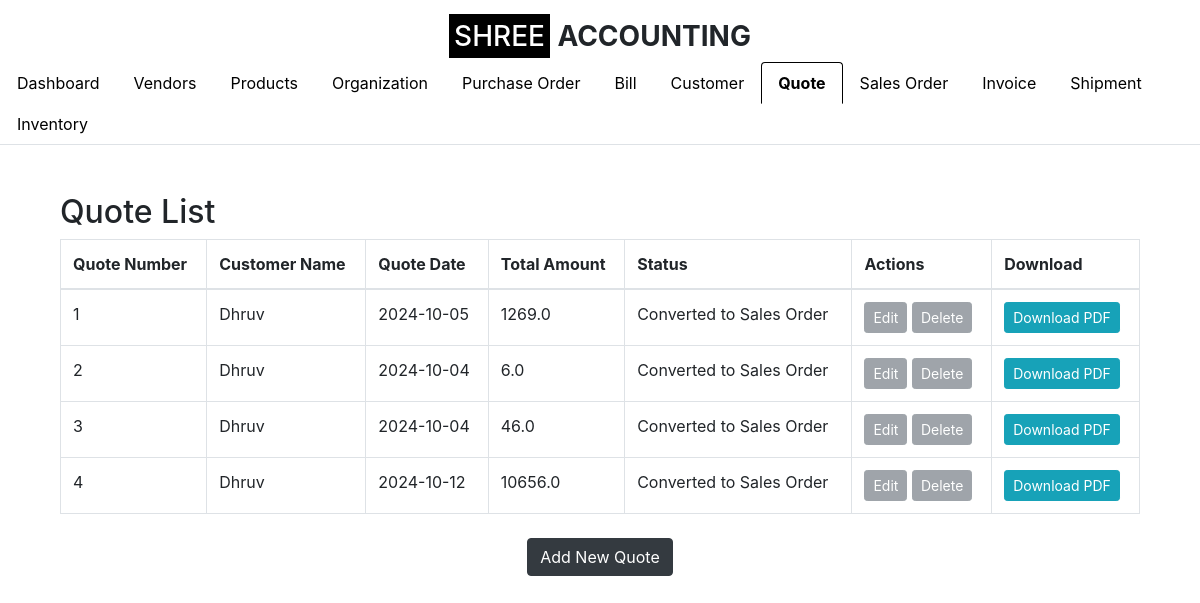
Page /quote (signed in) on the earlier database version.
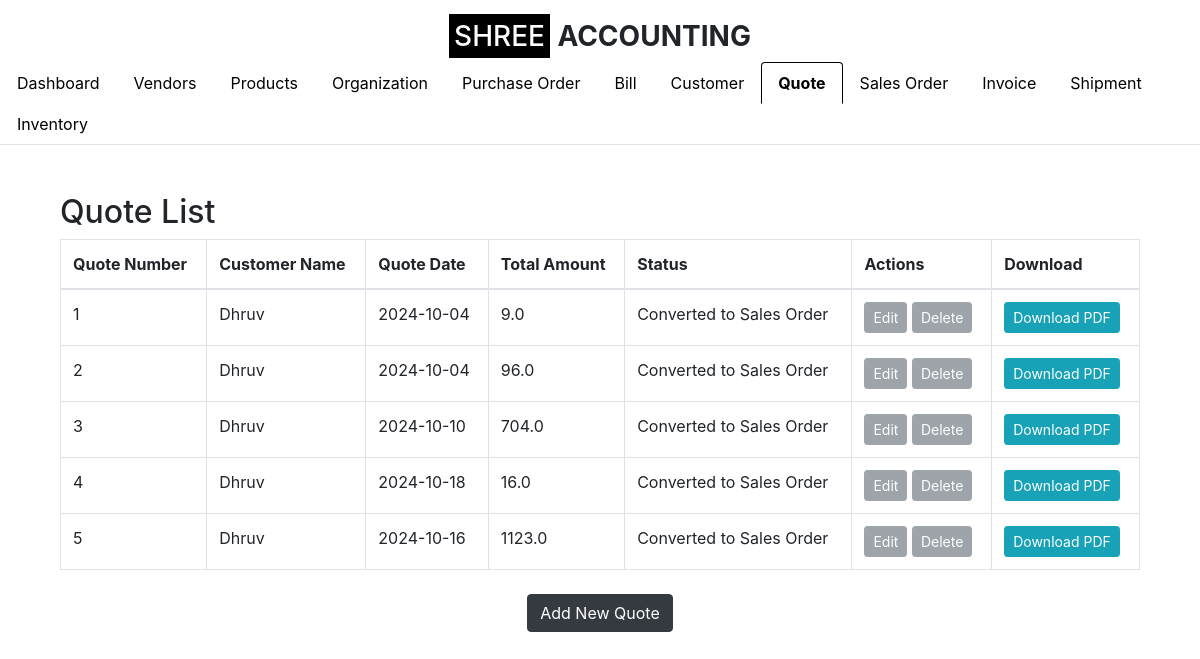
Same page on the later database version.
### app.py (models this page shows, shortened)
class Quote(db.Model):
    __tablename__ = 'quote'
    id = db.Column(db.Integer, primary_key=True)
    quote_number = db.Column(db.String(50), nullable=False, unique=True)
    customer_id = db.Column(db.Integer, db.ForeignKey('customer.id'), nullable=False)
    quote_date = db.Column(db.Date, nullable=False)
    total_amount = db.Column(db.Float, nullable=False)
    status = db.Column(db.String(50), nullable=False, default='Draft')
    organization_id = db.Column(db.Integer, db.ForeignKey('setup_organization.id'), nullable=False)
    customer = db.relationship('Customer', backref=db.backref('quotes', lazy=True))
    organization = db.relationship('SetupOrganization', backref=db.backref('quotes', lazy=True))
    line_items = db.relationship('QuoteLineItem', backref='quote_ref', lazy=True, cascade="all, delete-orphan")

class Customer(db.Model):
    id = db.Column(db.Integer, primary_key=True)
    customer_name = db.Column(db.String(100), nullable=False)
    company_name = db.Column(db.String(100), nullable=False)
    email_id = db.Column(db.String(100), nullable=False)
    phone_number = db.Column(db.String(15), nullable=False)
    address = db.Column(db.String(255), nullable=False)
    gst_number = db.Column(db.String(15), nullable=True)  # GST Number is optional
    organization_id = db.Column(db.Integer, db.ForeignKey('organization.id'), nullable=False)
    organization = db.relationship('Organization', backref=db.backref('customers', lazy=True))

### app.py (the view)
    def wrap(*args, **kwargs):
        if 'logged_in' in session:
            return f(*args, **kwargs)
        else:
            flash('Please log in first.', 'warning')
            return redirect(url_for('login'))

### app.py (called while the page is built)
def login_required(f):
    def wrap(*args, **kwargs):
        if 'logged_in' in session:
            return f(*args, **kwargs)
        else:
            flash('Please log in first.', 'warning')
            return redirect(url_for('login'))
    wrap.__name__ = f.__name__
    return wrap

@app.route('/quote')
@login_required
def quote_list():
    organization_id = session.get('organization_id')
    quotes = Quote.query.filter(Quote.organization_id == organization_id).all()
    quotes_with_sales_order = {}
    for quote in quotes:
        quotes_with_sales_order[quote.id] = quote.status == 'Converted to Sales Order'
    return render_template('quote_list.html', quotes=quotes, quotes_with_sales_order=quotes_with_sales_order, show_logo=True, active_tab='quote')

### templates/quote_list.html (shortened to what this page needs)
{% extends "base.html" %}
{% block content %}
<div class="container mt-5">
    <h2>Quote List</h2>
    <table class="table table-bordered">
        <thead>
            <tr>
                <th>Quote Number</th>
                <th>Customer Name</th>
                <th>Quote Date</th>
                <th>Total Amount</th>
                <th>Status</th>
                <th>Actions</th>
                <th>Download</th>
            </tr>
        </thead>
        <tbody>
            {% for quote in quotes %}
            <tr>
                <td>{{ quote.quote_number }}</td>
                <td>{{ quote.customer.customer_name }}</td>
                <td>{{ quote.quote_date }}</td>
                <td>{{ quote.total_amount }}</td>
                <td>{{ quote.status }}</td>
                <td>
                    {% if quote.status != 'Converted to Sales Order' %}
                        <a href="{{ url_for('edit_quote', quote_id=quote.id) }}" class="btn btn-warning btn-sm">Edit</a>
                        <form action="{{ url_for('delete_quote', quote_id=quote.id) }}" method="POST" style="display:inline-block;">
                            <input type="hidden" name="csrf_token" value="{{ csrf_token() }}">
                            <button type="submit" class="btn btn-danger btn-sm" onclick="return confirm('Are you sure you want to delete this quote?')">Delete</button>
                        </form>
                    {% else %}
                        <button class="btn btn-secondary btn-sm" disabled>Edit</button>
                        <button class="btn btn-secondary btn-sm" disabled>Delete</button>
                    {% endif %}
                </td>
                <td>
                    <a href="{{ url_for('generate_quote_pdf', quote_id=quote.id) }}" class="btn btn-info btn-sm">Download PDF</a>
                </td>
            </tr>
            {% endfor %}
        </tbody>
    </table>
    <div class="text-center mt-4">
        <a href="{{ url_for('create_quote') }}" class="btn btn-dark">Add New Quote</a>
    </div>
</div>
{% endblock %}

### templates/base.html (shortened to what this page needs)
<!DOCTYPE html>
<html lang="en">
<head>
    <link href="https://stackpath.bootstrapcdn.com/bootstrap/4.5.2/css/bootstrap.min.css" rel="stylesheet">
</head>
<body>
{% if show_logo %}
<div class="text-center logo">
    <h3><span style="background-color:black;color:white;padding:5px;">SHREE</span> <span style="font-weight:bold;">ACCOUNTING</span></h3>
</div>
{% endif %}
<ul class="nav nav-tabs">
    <li class="nav-item">
        <a class="nav-link {% if active_tab == 'dashboard' %}active{% endif %}" href="/dashboard">Dashboard</a>
    </li>
    <li class="nav-item">
        <a class="nav-link {% if active_tab == 'vendor_master' %}active{% endif %}" href="/vendor_list">Vendors</a>
    </li>
    <li class="nav-item">
    <a class="nav-link {% if active_tab == 'product' %}active{% endif %}" href="/product_list">Products</a>
    </li>
    <li class="nav-item">
                <a class="nav-link" href="{{ url_for('organization_list') }}">Organization</a>
    </li>
    <li class="nav-item">
    <a class="nav-link {% if active_tab == 'purchase_order' %}active{% endif %}" href="/purchase_order_list">Purchase Order</a>
    </li>
    <li class="nav-item">
        <a class="nav-link {% if active_tab == 'bill' %}active{% endif %}" href="/bill">Bill</a>
    </li>
    <li class="nav-item">
        <a class="nav-link {% if active_tab == 'customer' %}active{% endif %}" href="/customer_list">Customer</a>
    </li>
    <li class="nav-item">
        <a class="nav-link {% if active_tab == 'quote' %}active{% endif %}" href="/quote">Quote</a>
    </li>
    <li class="nav-item">
        <a class="nav-link {% if active_tab == 'sales_order' %}active{% endif %}" href="/sales_order">Sales Order</a>
    </li>
    <li class="nav-item">
        <a class="nav-link {% if active_tab == 'invoice' %}active{% endif %}" href="/invoice">Invoice</a>
    </li>
    <li class="nav-item">
        <a class="nav-link {% if active_tab == 'shipment' %}active{% endif %}" href="/shipment">Shipment</a>
    </li>
    <li class="nav-item">
        <a class="nav-link {% if active_tab == 'inventory' %}active{% endif %}" href="/inventory">Inventory</a>
    </li>
</ul>
<div class="container">
    {% block content %}
    {% endblock %}
</div>
</body>
</html>

### templates/base.html (style rules this page uses)
.logo { margin-top: 20px; }
.nav-tabs { margin-bottom: 20px; }
.nav-tabs .nav-link { color: #000; }
.nav-tabs .nav-link.active { border-color: #000 #000 #fff; color: #000; font-weight: bold; }

Differences in the rows shown:
changed Quote (number 1 of 5 on the later page): quote_date "2024-10-05" → "2024-10-04"; total_amount "1269.0" → "9.0"
changed Quote (number 2 of 5 on the later page): total_amount "6.0" → "96.0"
changed Quote (number 3 of 5 on the later page): quote_date "2024-10-04" → "2024-10-10"; total_amount "46.0" → "704.0"
changed Quote (number 4 of 5 on the later page): quote_date "2024-10-12" → "2024-10-18"; total_amount "10656.0" → "16.0"
added Quote: quote_number "5", customer.customer_name "Dhruv", quote_date "2024-10-16", total_amount "1123.0", status "Converted to Sales Order", shows "Edit"
